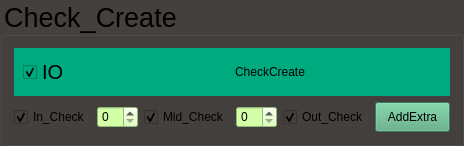
            <widget class="QGroupBox" name="groupBox_5">
             <property name="maximumSize">
              <size>
               <width>1444</width>
               <height>235</height>
              </size>
             </property>
             <property name="font">
              <font>
               <pointsize>20</pointsize>
              </font>
             </property>
             <property name="styleSheet">
              <string notr="true">background-color: rgb(68, 64, 61);</string>
             </property>
             <property name="title">
              <string>Check_Create</string>
             </property>
             <layout class="QGridLayout" name="gridLayout_17">
              <item row="0" column="0">
               <layout class="QVBoxLayout" name="verticalLayout_11">
                <item>
                 <layout class="QHBoxLayout" name="horizontalLayout_10">
                  <item>
                   <widget class="QWidget" name="widget_4" native="true">
                    <property name="maximumSize">
                     <size>
                      <width>16777215</width>
                      <height>80</height>
                     </size>
                    </property>
                    <property name="styleSheet">
                     <string notr="true">background-color: rgb(0, 170, 127);</string>
                    </property>
                    <layout class="QGridLayout" name="gridLayout_18">
                     <item row="0" column="0">
                      <layout class="QHBoxLayout" name="horizontalLayout_11">
                       <item>
                        <widget class="QCheckBox" name="checkBox_18">
                         <property name="maximumSize">
                          <size>
                           <width>16777215</width>
                           <height>50</height>
                          </size>
                         </property>
                         <property name="font">
                          <font>
                           <pointsize>15</pointsize>
                          </font>
                         </property>
                         <property name="text">
                          <string>IO</string>
                         </property>
                         <property name="checked">
                          <bool>true</bool>
                         </property>
                        </widget>
                       </item>
                       <item>
                        <widget class="QLabel" name="label_3">
                         <property name="text">
                          <string>CheckCreate</string>
                         </property>
                        </widget>
                       </item>
                      </layout>
                     </item>
                    </layout>
                   </widget>
                  </item>
                 </layout>
                </item>
                <item>
                 <layout class="QHBoxLayout" name="horizontalLayout_12">
                  <item>
                   <layout class="QHBoxLayout" name="horizontalLayout_13">
                    <item alignment="Qt::AlignHCenter|Qt::AlignVCenter">
                     <widget class="QCheckBox" name="checkBox_14">
                      <property name="text">
                       <string>In_Check</string>
                      </property>
                      <property name="checked">
                       <bool>true</bool>
                      </property>
                     </widget>
                    </item>
                    <item>
                     <layout class="QVBoxLayout" name="verticalLayout_6">
                      <item>
                       <widget class="QSpinBox" name="spinBox_5">
                        <property name="styleSheet">
                         <string notr="true">background-color: rgb(210, 255, 167);</string>
                        </property>
                       </widget>
                      </item>
                     </layout>
                    </item>
                    <item alignment="Qt::AlignHCenter">
                     <widget class="QCheckBox" name="checkBox_19">
                      <property name="text">
                       <string>Mid_Check</string>
                      </property>
                      <property name="checked">
                       <bool>true</bool>
                      </property>
                     </widget>
                    </item>
                    <item>
                     <layout class="QVBoxLayout" name="verticalLayout_12">
                      <item alignment="Qt::AlignHCenter">
                       <widget class="QSpinBox" name="spinBox_8">
                        <property name="styleSheet">
                         <string notr="true">background-color: rgb(210, 255, 167);</string>
                        </property>
                       </widget>
                      </item>
                     </layout>
                    </item>
                    <item alignment="Qt::AlignHCenter">
                     <widget class="QCheckBox" name="checkBox_21">
                      <property name="text">
                       <string>Out_Check</string>
                      </property>
                      <property name="checked">
                       <bool>true</bool>
                      </property>
                     </widget>
                    </item>
                   </layout>
                  </item>
                  <item>
                   <widget class="QPushButton" name="pushButton_8">
                    <property name="minimumSize">
                     <size>
                      <width>75</width>
                      <height>30</height>
                     </size>
                    </property>
                    <property name="maximumSize">
                     <size>
                      <width>75</width>
                      <height>30</height>
                     </size>
                    </property>
                    <property name="styleSheet">
                     <string notr="true">background-color: rgb(85, 170, 127);</string>
                    </property>
                    <property name="text">
                     <string>AddExtra</string>
                    </property>
                   </widget>
                  </item>
                 </layout>
                </item>
               </layout>
              </item>
             </layout>
            </widget>
